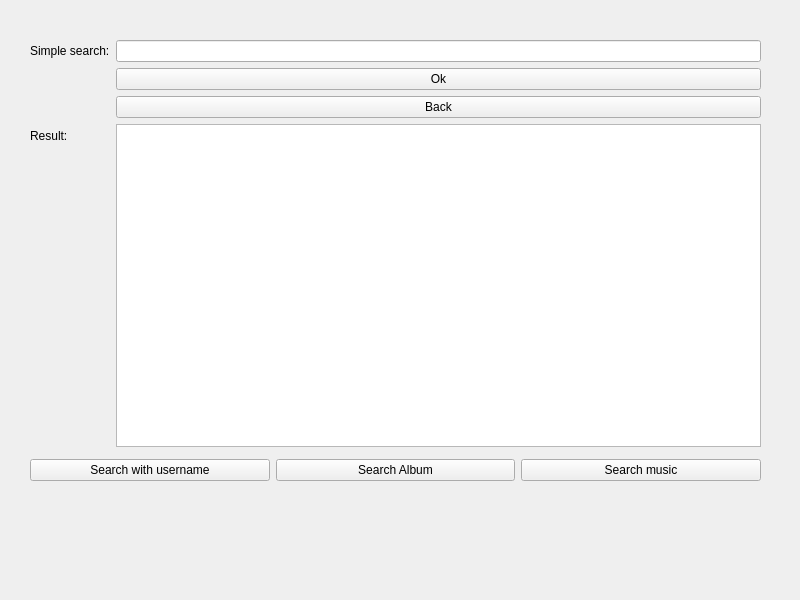
<?xml version="1.0" encoding="UTF-8"?>
<ui version="4.0">
 <class>search_form</class>
 <widget class="QWidget" name="search_form">
  <property name="geometry">
   <rect>
    <x>0</x>
    <y>0</y>
    <width>800</width>
    <height>600</height>
   </rect>
  </property>
  <property name="windowTitle">
   <string>Form</string>
  </property>
  <widget class="QWidget" name="verticalLayoutWidget_2">
   <property name="geometry">
    <rect>
     <x>30</x>
     <y>40</y>
     <width>731</width>
     <height>441</height>
    </rect>
   </property>
   <layout class="QVBoxLayout" name="verticalLayout_2">
    <item>
     <layout class="QFormLayout" name="formLayout">
      <item row="0" column="0">
       <widget class="QLabel" name="label">
        <property name="text">
         <string>Simple search:</string>
        </property>
       </widget>
      </item>
      <item row="0" column="1">
       <widget class="QLineEdit" name="name_search_line"/>
      </item>
      <item row="2" column="0">
       <widget class="QLabel" name="label_3">
        <property name="text">
         <string/>
        </property>
       </widget>
      </item>
      <item row="3" column="0">
       <widget class="QLabel" name="label_2">
        <property name="text">
         <string>Result:</string>
        </property>
       </widget>
      </item>
      <item row="3" column="1">
       <widget class="QListWidget" name="result_list"/>
      </item>
      <item row="4" column="1">
       <layout class="QVBoxLayout" name="verticalLayout"/>
      </item>
      <item row="1" column="0">
       <widget class="QLabel" name="error_label">
        <property name="text">
         <string/>
        </property>
       </widget>
      </item>
      <item row="1" column="1">
       <widget class="QPushButton" name="ok_button">
        <property name="text">
         <string>Ok</string>
        </property>
       </widget>
      </item>
      <item row="2" column="1">
       <widget class="QPushButton" name="back_button">
        <property name="text">
         <string>Back</string>
        </property>
       </widget>
      </item>
     </layout>
    </item>
    <item>
     <layout class="QHBoxLayout" name="horizontalLayout">
      <item>
       <widget class="QPushButton" name="search_name_button">
        <property name="text">
         <string>Search with username</string>
        </property>
       </widget>
      </item>
      <item>
       <widget class="QPushButton" name="search_album_button">
        <property name="text">
         <string>Search Album</string>
        </property>
       </widget>
      </item>
      <item>
       <widget class="QPushButton" name="pushBusearch_music_buttontton_3">
        <property name="text">
         <string>Search music</string>
        </property>
       </widget>
      </item>
     </layout>
    </item>
   </layout>
  </widget>
 </widget>
 <resources/>
 <connections/>
</ui>
